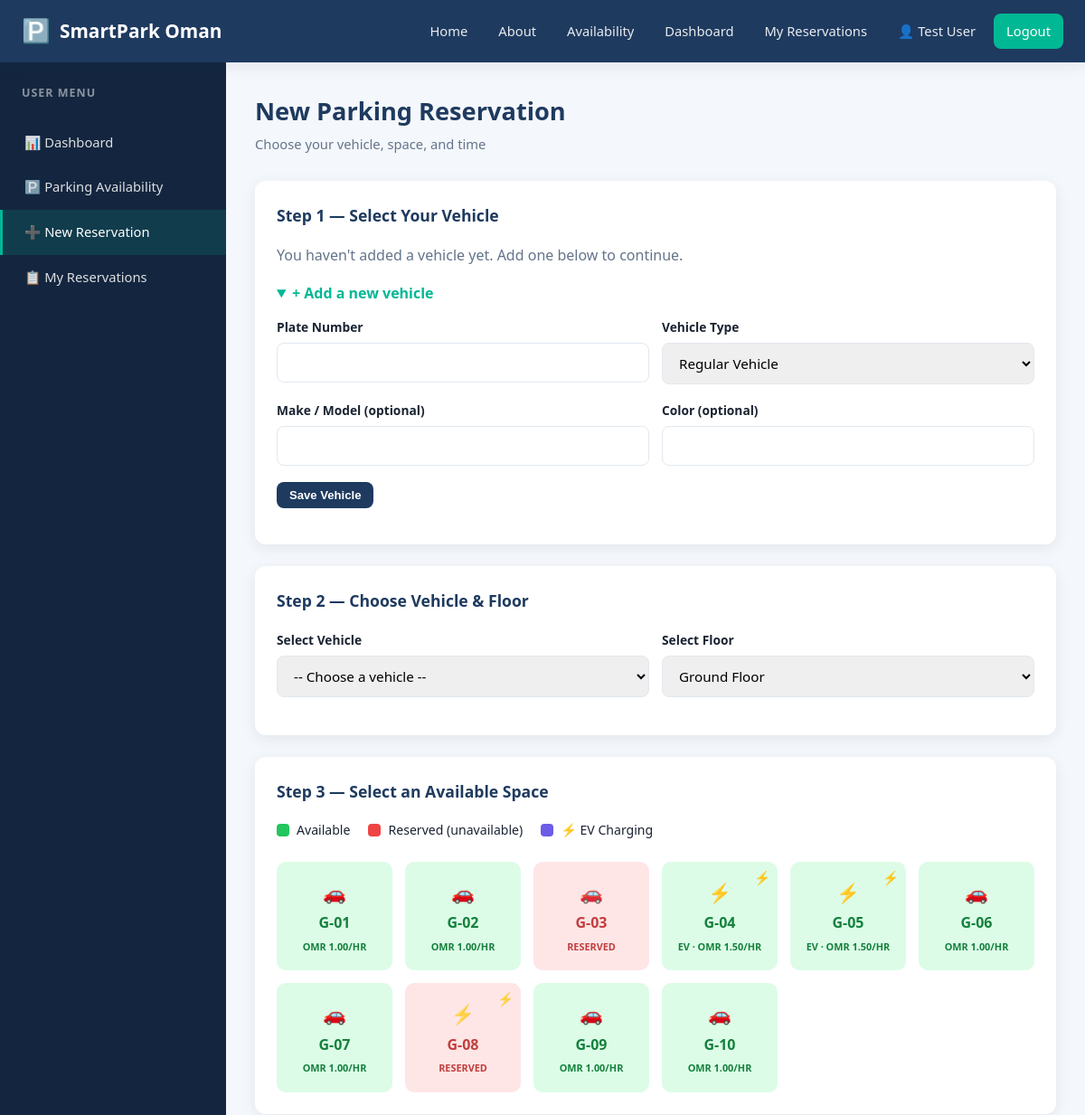
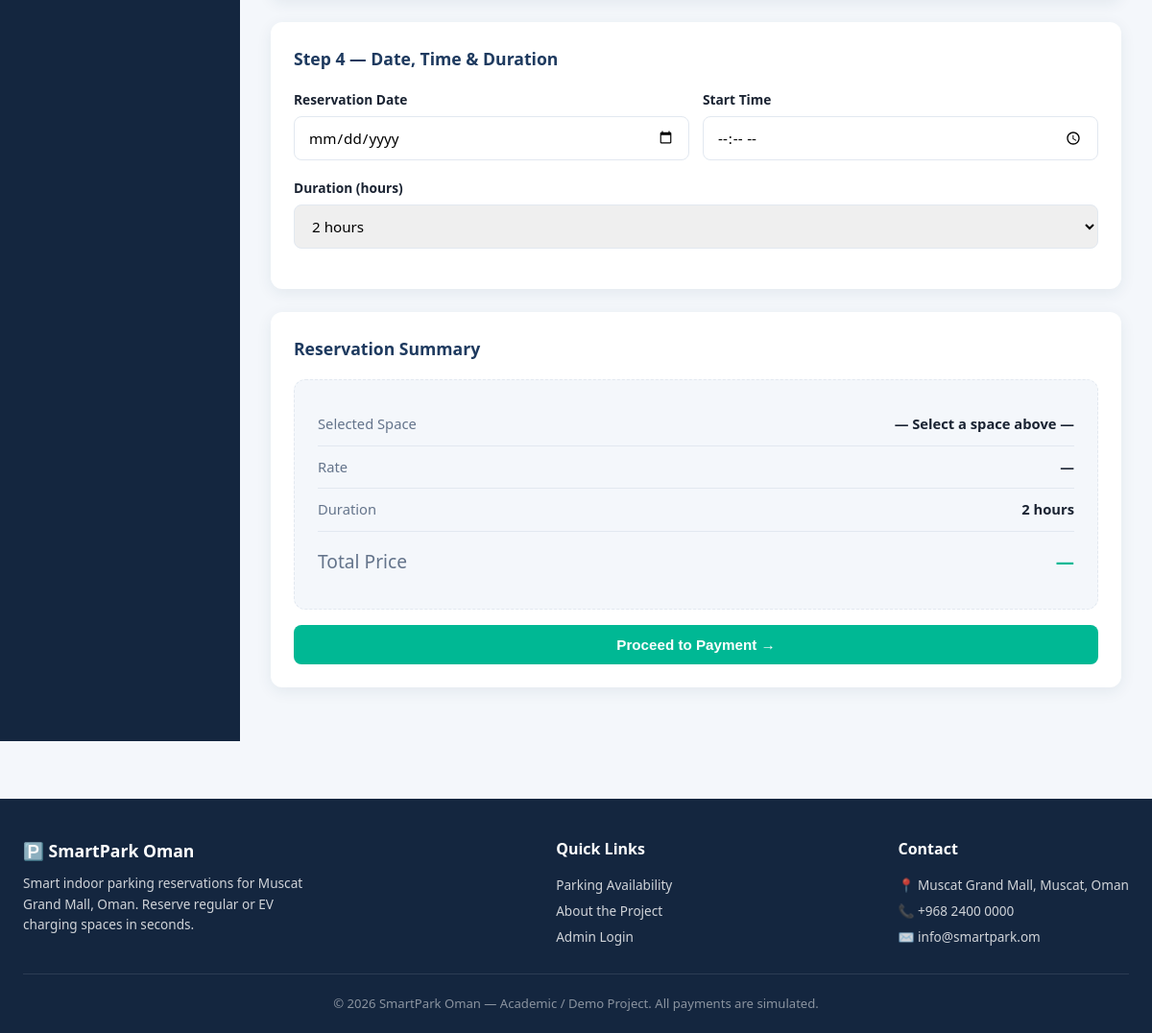
/reserve.php (signed in), run on the app's committed database (2 pictures, top to bottom).
### tables this page shows
CREATE TABLE parking_spaces (
    space_id INT AUTO_INCREMENT PRIMARY KEY,
    floor_id INT NOT NULL,
    space_number VARCHAR(20) NOT NULL,
    space_type ENUM('Regular','EV') NOT NULL DEFAULT 'Regular',
    has_charger TINYINT(1) DEFAULT 0,
    hourly_rate DECIMAL(10,2) NOT NULL DEFAULT 1.500,
    status ENUM('available','reserved','maintenance') DEFAULT 'available',
    created_at DATETIME DEFAULT CURRENT_TIMESTAMP,
    FOREIGN KEY (floor_id) REFERENCES parking_floors(floor_id) ON DELETE CASCADE,
    UNIQUE KEY unique_space_per_floor (floor_id, space_number)
);

### reserve.php (the view, shortened to what this page needs)
<?php
require_once __DIR__ . '/config/config.php';
$floors = $conn->query("SELECT * FROM parking_floors WHERE status='active' ORDER BY floor_level ASC");
$floorList = [];
while ($f = $floors->fetch_assoc()) { $floorList[] = $f; }
$selectedFloor = isset($_GET['floor']) ? (int)$_GET['floor'] : ($floorList[0]['floor_id'] ?? 0);
$vehicleList = [];
require_once __DIR__ . '/includes/header.php';
?>
<div class="dashboard-wrap">
    <aside class="sidebar">
        <div class="sidebar-title">User Menu</div>
        <a href="dashboard.php">📊 Dashboard</a>
        <a href="availability.php">🅿️ Parking Availability</a>
        <a href="reserve.php" class="active">➕ New Reservation</a>
        <a href="my_reservations.php">📋 My Reservations</a>
    </aside>
    <main class="main-content">
        <div class="page-header">
            <div><h1>New Parking Reservation</h1><p>Choose your vehicle, space, and time</p></div>
        </div>
        <div class="panel">
            <div class="panel-title">Step 1 — Select Your Vehicle</div>
            <?php if (empty($vehicleList)): ?>
                <p style="color:var(--text-muted); margin-bottom:16px;">You haven't added a vehicle yet. Add one below to continue.</p>
            <?php endif; ?>
            <details <?php echo empty($vehicleList) ? 'open' : ''; ?> style="margin-bottom:16px;">
                <summary style="cursor:pointer; color:var(--accent); font-weight:600;">+ Add a new vehicle</summary>
                <form method="POST" action="reserve.php?floor=<?php echo $selectedFloor; ?>" style="margin-top:14px;">
                    <div class="form-row">
                        <div class="form-group"><label>Plate Number</label><input type="text" name="plate_number" required></div>
                        <div class="form-group">
                            <label>Vehicle Type</label>
                            <select name="vehicle_type" required>
                                <option value="Regular">Regular Vehicle</option>
                            </select>
                        </div>
                    </div>
                    <div class="form-row">
                        <div class="form-group"><label>Make / Model (optional)</label><input type="text" name="make_model"></div>
                        <div class="form-group"><label>Color (optional)</label><input type="text" name="color"></div>
                    </div>
                    <button type="submit" name="add_vehicle" class="btn btn-secondary btn-sm">Save Vehicle</button>
                </form>
            </details>
        </div>
        <form method="POST" action="reserve.php" id="reservationForm">
        <div class="panel">
            <div class="panel-title">Step 2 — Choose Vehicle & Floor</div>
            <div class="form-row">
                <div class="form-group">
                    <label>Select Vehicle</label>
                    <select name="vehicle_id" required>
                        <option value="">-- Choose a vehicle --</option>
                    </select>
                </div>
                <div class="form-group">
                    <label>Select Floor</label>
                    <select name="floor_select" id="floorSelect" onchange="window.location.href='reserve.php?floor='+this.value">
                        <?php foreach ($floorList as $f): ?>
                            <option value="<?php echo $f['floor_id']; ?>" <?php echo $f['floor_id']==$selectedFloor?'selected':''; ?>>
                                <?php echo htmlspecialchars($f['floor_name']); ?>
                            </option>
                        <?php endforeach; ?>
                    </select>
                </div>
            </div>
        </div>
        <div class="panel">
            <div class="panel-title">Step 3 — Select an Available Space</div>
            <div class="legend">
                <div class="legend-item"><span class="legend-dot available"></span> Available</div>
                <div class="legend-item"><span class="legend-dot reserved"></span> Reserved (unavailable)</div>
                <div class="legend-item"><span class="legend-dot ev"></span> ⚡ EV Charging</div>
            </div>
            <?php
            $spStmt = $conn->prepare("SELECT * FROM parking_spaces WHERE floor_id=? ORDER BY space_number ASC");
            $spStmt->bind_param("i", $selectedFloor);
            $spStmt->execute();
            $spacesResult = $spStmt->get_result();
            ?>
            <div class="parking-grid" id="spaceGrid">
                <?php while ($sp = $spacesResult->fetch_assoc()):
                    $isEV = $sp['space_type'] === 'EV';
                    $unavailable = $sp['status'] !== 'available';
                ?>
                    <div class="parking-space <?php echo $unavailable?'reserved disabled':''; ?> <?php echo $isEV?'ev-space':''; ?>"
                         data-id="<?php echo $sp['space_id']; ?>"
                         data-rate="<?php echo $sp['hourly_rate']; ?>"
                         data-number="<?php echo htmlspecialchars($sp['space_number']); ?>"
                         <?php echo $unavailable ? '' : 'onclick="selectSpace(this)"'; ?>>
                        <div class="space-icon"><?php echo $isEV ? '⚡' : '🚗'; ?></div>
                        <div class="space-number"><?php echo htmlspecialchars($sp['space_number']); ?></div>
                        <div class="space-type-tag"><?php echo $unavailable ? 'Reserved' : ($isEV?'EV · '.CURRENCY.' '.$sp['hourly_rate'].'/hr':CURRENCY.' '.$sp['hourly_rate'].'/hr'); ?></div>
                    </div>
                <?php endwhile; ?>
            </div>
        </div>
        <div class="panel">
            <div class="panel-title">Step 4 — Date, Time & Duration</div>
            <div class="form-row">
                <div class="form-group">
                    <label>Reservation Date</label>
                    <input type="date" name="reservation_date" min="<?php echo date('Y-m-d'); ?>" required>
                </div>
                <div class="form-group">
                    <label>Start Time</label>
                    <input type="time" name="start_time" required>
                </div>
            </div>
            <div class="form-group">
                <label>Duration (hours)</label>
                <select name="duration" id="duration" onchange="updatePrice()" required>
                    <option value="2" selected>2 hours</option>
                </select>
            </div>
        </div>
        <div class="panel">
            <div class="panel-title">Reservation Summary</div>
            <div class="summary-box">
                <div class="summary-row"><span class="label">Selected Space</span><span class="value" id="sumSpace">— Select a space above —</span></div>
                <div class="summary-row"><span class="label">Rate</span><span class="value" id="sumRate">—</span></div>
                <div class="summary-row"><span class="label">Duration</span><span class="value" id="sumDuration">2 hours</span></div>
                <div class="summary-row total"><span class="label">Total Price</span><span class="value" id="sumTotal">—</span></div>
            </div>
            <button type="submit" name="confirm_reservation" class="btn btn-primary btn-block mt-2" id="submitBtn" disabled>Proceed to Payment →</button>
        </div>
        </form>
    </main>
</div>
<?php require_once __DIR__ . '/includes/footer.php'; ?>

### data on the page
parking_spaces: space_number "G-01", hourly_rate "1.00"
parking_spaces: space_number "G-02", hourly_rate "1.00"
parking_spaces: space_number "G-03", status "RESERVED"
parking_spaces: space_number "G-04", hourly_rate "1.50"
parking_spaces: space_number "G-05", hourly_rate "1.50"
parking_spaces: space_number "G-06", hourly_rate "1.00"
parking_spaces: space_number "G-07", hourly_rate "1.00"
parking_spaces: space_number "G-08", status "RESERVED"
parking_spaces: space_number "G-09", hourly_rate "1.00"
parking_spaces: space_number "G-10", hourly_rate "1.00"

### other printed values
SITE_NAME "SmartPark Oman"
$_SESSION['user_name'] "Test User"
MALL_NAME "Muscat Grand Mall"
form field floor_select "Ground Floor"
